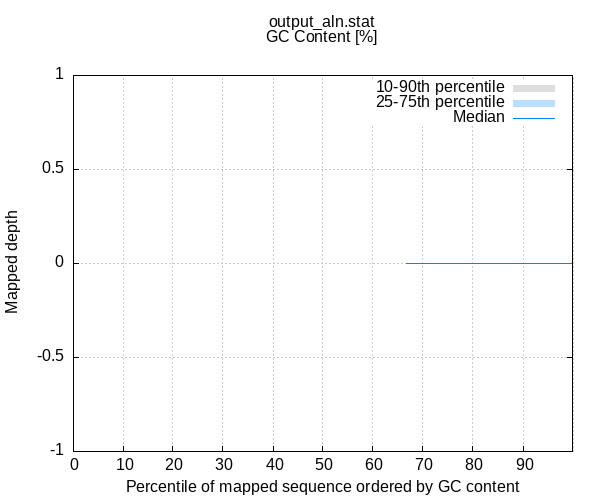

This chart was generated by the following gnuplot code:

            set terminal png size 600,500 truecolor
            set output "plot_stat_output-gc-depth.png"
            set grid xtics ytics y2tics back lc rgb "#cccccc"
            set ylabel "Mapped depth"
            set xlabel "Percentile of mapped sequence ordered by GC content"
            set x2label "GC Content [%]"
            set title "output_aln.stat" noenhanced
            set x2tics ("30" 100.000,"40" 100.000,"50" 100.000)
            set xtics nomirror
            set xrange [0.1:99.9]

            plot '-' using 1:2:3 with filledcurve lt 1 lc rgb "#dedede" t '10-90th percentile' , \
                 '-' using 1:2:3 with filledcurve lt 1 lc rgb "#bbdeff" t '25-75th percentile' , \
                 '-' using 1:2 with lines lc rgb "#0084ff" t 'Median'
        66.667	0.000	0.000
100.000	0.002	0.002
end
66.667	0.000	0.000
100.000	0.002	0.002
end
66.667	0.000
100.000	0.002
end
